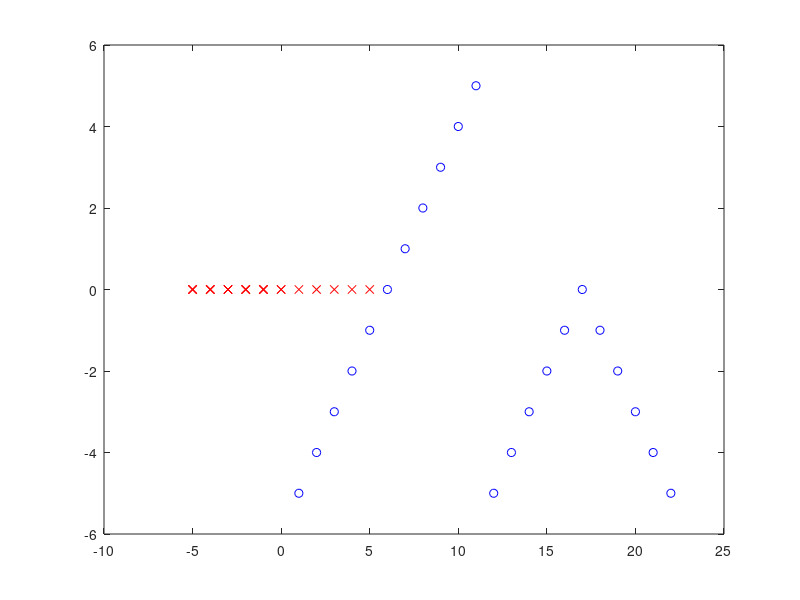

This figure's MATLAB source: (Note: this script raises an error after producing the figure.)
%%% Example program to illustrate the fft and ifft functions.

% This also utilize the gen_sin_amplitude_phase.m to generate the wave
% functions which are then summed up to get back to the orignial function.

% Plotting colours and markers:
% blue circle - the input (X vector)
% red cross - the fft()->ifft() output [should be same as the blue 'o']
% green lines - each of the contributing sine wave.
% black line - the 'sum' of the green lines, this line should pass the 
%              blue circle (and the red x).


clear all;
close all;


% fft and ifft

% Define an arbitrary vector.
% A set of 'interesting functions'
%X = [-100 -100 -100 -100 -100 100 100 100 100 100]
%X = [0 1]
X = [-5 -4 -3 -2 -1 0 1 2 3 4 5 -5 -4 -3 -2 -1 0 -1 -2 -3 -4 -5]

% Compute the Fast Fourier Transform (FFT).
x = fft(X);

clf;
% Plot the aribtrary vector.
plot(X, 'bo');

% Plot the inverse fft.
hold on
plot(ifft(x), 'rx');

% Write on screen
disp('Original vector X');
X
disp('ifft(x)')
ifft(x)
disp('The FFT of X:')
x

% Complex numbers here?!?!?
% We need two properties, the amplitude the phase(!) [remember the
% interactive.m example.]
% Hint : The complex number is *just* another way of writing the 'polar 
% coordinate' or the 'equation of a circle' *absolutely nothing else what
% so ever*. This way of writing is called the Euler formula.
% e^(-i*theta) = cos(theta) + i*sin(theta).

% This is how we compute the phase and amplitude:
phases = atan2(imag(x),real(x))
amplitudes = sqrt(real(x).*real(x)+imag(x).*imag(x))

nb_points = size(X,2);

% This variable is only to set the number of visualization points (can be
% nb_points or a very high number to illustrate the sinus waves better).
% If you put it to a number which is low for example nb_points +2 the 
% the computation will be  done at the wrong coordinates and the 
% computation will be wrong.
% Mulitplication of the nb_points with a natural number (1,2,3,4,...) is 
% prefectly fine. Why is that?
nb_points_vis = nb_points; % OK
%nb_points_vis = nb_points + 2; % BAD
%nb_points_vis = nb_points * 20; % OK
%nb_points_vis = 1000; % OK unless the nb_points is large > 100. 

f = zeros(1, nb_points_vis);

% How can we compute this using our gen_sin_amplitude_phase.m utility?

% In this utility we use angle = w*theta as the input.
% Need to compute the w - omega, the frequency. In fft the angle are 
% computed as :
% theta = 2 * pi * (j-1)*(k-1) / n
% where n is the nb_points, j is the index to the 'sin' wave, and k is the
% index to the point. To compute w (omega) from this we need to consider
% the start and stop angles, (start angle = % 0, stop angle = pi). 
% Note that we also get all the points for the same wave number
% at once (that's why k-1 is replaced by (nb_points-1)/(stop-start).
% This is the equation we will get putting it together:
% w = 2*(i-1)*(nb_points-1)/nb_points;

for i=1:nb_points
    scale = 1/nb_points;

    % For a reference, this is how the inverse discrete fourier transform
    % (idft) is computed:
    %     theta = 2 * pi * (j-1)*(k-1) / n;
    %     X(j) = X(j) + 1/n * Y(k) * (cos(theta) + i*sin(theta));

    w = 2*(i-1)*(nb_points-1)/nb_points;
         
    [y angles] = gen_sin_amplitude_phase(w, amplitudes(i), phases(i)+pi/2, 0, pi, nb_points_vis);
    y = y*scale;
    % Need to plot in the same x coord system as the previous one. First
    % point in coord 1, second in coord 2 etc. This conversion is needed in 
    % case:
    % nb_points_vis != nb_points.
    plot_x_coordinates = angles ./ pi * (nb_points-1) + 1;
    
    hold on
    plot(plot_x_coordinates, y, 'g-');
    f = f + y;
end

plot(plot_x_coordinates, f, 'k-');
